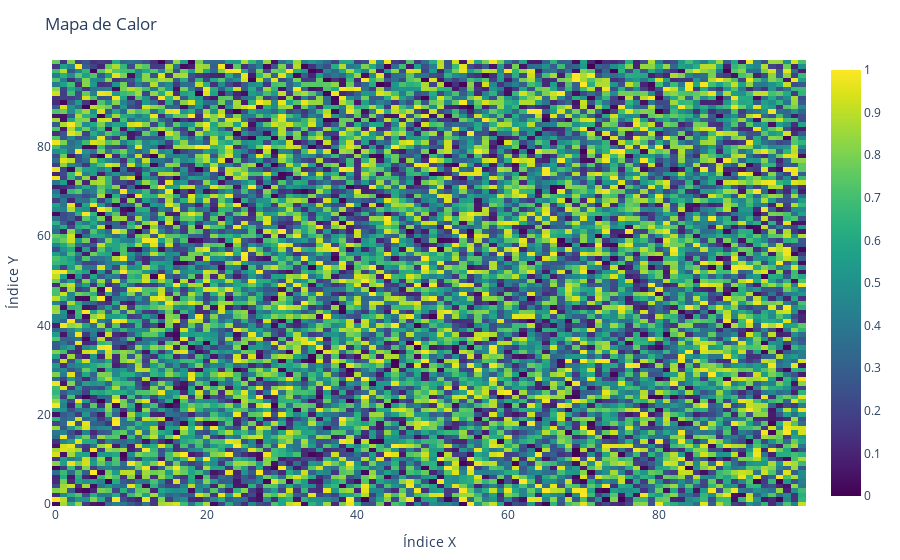

Notebook code for this chart:
### Markdown cell above
## 5. Mapa de Calor
El mapa de calor simula un conjunto de datos aleatorios bidimensionales, reflejando cómo Big Data puede incluir grandes volúmenes de datos no estructurados, como imágenes o videos, y cómo estas representaciones gráficas ayudan a descubrir patrones ocultos.

### Code cell
# Mapa de Calor
heatmap_plot = heatmap(z=z, colorscale="Viridis")
heatmap_layout = Layout(title="Mapa de Calor", xaxis_title="Índice X", yaxis_title="Índice Y")
display(Plot(heatmap_plot, heatmap_layout))

### Figure 1 — Plotly figure (JSON) as saved in the notebook; plotly's stock layout.template omitted (floating-point values rounded to 4 significant figures; data arrays with more than 128 entries replaced by an {"elided": "..."} marker saying what was removed)
{"data": [{"colorscale": "Viridis", "transpose": true, "type": "heatmap", "z": {"elided": "100x100 float values"}}], "layout": {"margin": {"b": 50, "l": 50, "r": 50, "t": 60}, "title": "Mapa de Calor", "xaxis": {"title": {"text": "Índice X"}}, "yaxis": {"title": {"text": "Índice Y"}}}}
